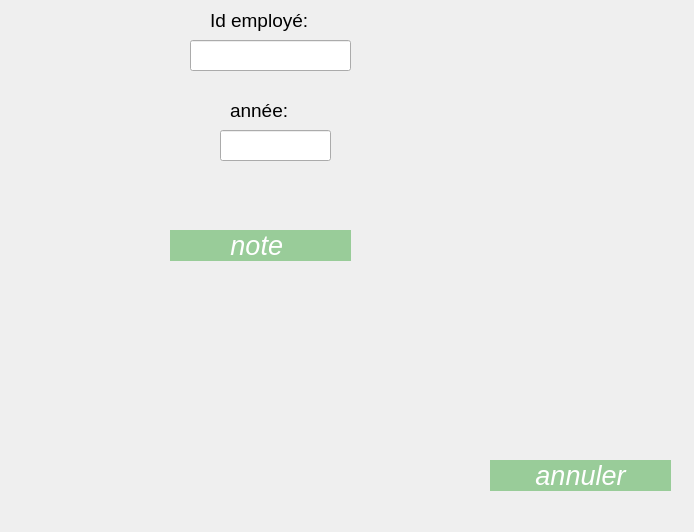
<?xml version="1.0" encoding="UTF-8"?>
<ui version="4.0">
 <class>Dialogscore</class>
 <widget class="QDialog" name="Dialogscore">
  <property name="geometry">
   <rect>
    <x>0</x>
    <y>0</y>
    <width>694</width>
    <height>532</height>
   </rect>
  </property>
  <property name="windowTitle">
   <string>Dialog</string>
  </property>
  <widget class="QLineEdit" name="lineEdit_Annee_score">
   <property name="geometry">
    <rect>
     <x>220</x>
     <y>130</y>
     <width>111</width>
     <height>31</height>
    </rect>
   </property>
  </widget>
  <widget class="QLabel" name="prenom_4">
   <property name="geometry">
    <rect>
     <x>210</x>
     <y>10</y>
     <width>141</width>
     <height>21</height>
    </rect>
   </property>
   <property name="font">
    <font>
     <family>Segoe UI</family>
     <pointsize>14</pointsize>
    </font>
   </property>
   <property name="text">
    <string>Id employé:</string>
   </property>
  </widget>
  <widget class="QPushButton" name="pushButton_calculerScore">
   <property name="geometry">
    <rect>
     <x>170</x>
     <y>230</y>
     <width>181</width>
     <height>31</height>
    </rect>
   </property>
   <property name="font">
    <font>
     <family>Segoe UI</family>
     <pointsize>20</pointsize>
     <italic>true</italic>
    </font>
   </property>
   <property name="mouseTracking">
    <bool>true</bool>
   </property>
   <property name="styleSheet">
    <string notr="true">QPushButton:checked {
    background-color: #99CC99; /* Couleur de fond lorsque le bouton est coché */
    color: white;              /* Couleur du texte souhaitée */
    border: 1px solid #99CC99; /* Bordure si nécessaire */
}
</string>
   </property>
   <property name="text">
    <string>note </string>
   </property>
   <property name="checkable">
    <bool>true</bool>
   </property>
   <property name="checked">
    <bool>true</bool>
   </property>
   <property name="autoRepeat">
    <bool>false</bool>
   </property>
  </widget>
  <widget class="QLabel" name="label_39">
   <property name="geometry">
    <rect>
     <x>230</x>
     <y>90</y>
     <width>121</width>
     <height>41</height>
    </rect>
   </property>
   <property name="font">
    <font>
     <family>Segoe UI</family>
     <pointsize>14</pointsize>
    </font>
   </property>
   <property name="text">
    <string>année:</string>
   </property>
  </widget>
  <widget class="QPushButton" name="pushButton_refuser">
   <property name="geometry">
    <rect>
     <x>490</x>
     <y>460</y>
     <width>181</width>
     <height>31</height>
    </rect>
   </property>
   <property name="font">
    <font>
     <family>Segoe UI</family>
     <pointsize>20</pointsize>
     <italic>true</italic>
    </font>
   </property>
   <property name="mouseTracking">
    <bool>true</bool>
   </property>
   <property name="styleSheet">
    <string notr="true">QPushButton:checked {
    background-color: #99CC99; /* Couleur de fond lorsque le bouton est coché */
    color: white;              /* Couleur du texte souhaitée */
    border: 1px solid #99CC99; /* Bordure si nécessaire */
}
</string>
   </property>
   <property name="text">
    <string>annuler</string>
   </property>
   <property name="checkable">
    <bool>true</bool>
   </property>
   <property name="checked">
    <bool>true</bool>
   </property>
   <property name="autoRepeat">
    <bool>false</bool>
   </property>
  </widget>
  <widget class="QLineEdit" name="lineEdit_IDE_score">
   <property name="geometry">
    <rect>
     <x>190</x>
     <y>40</y>
     <width>161</width>
     <height>31</height>
    </rect>
   </property>
  </widget>
  <widget class="QLabel" name="label_etoiles_score">
   <property name="geometry">
    <rect>
     <x>130</x>
     <y>280</y>
     <width>281</width>
     <height>91</height>
    </rect>
   </property>
   <property name="text">
    <string/>
   </property>
  </widget>
 </widget>
 <resources/>
 <connections/>
</ui>
